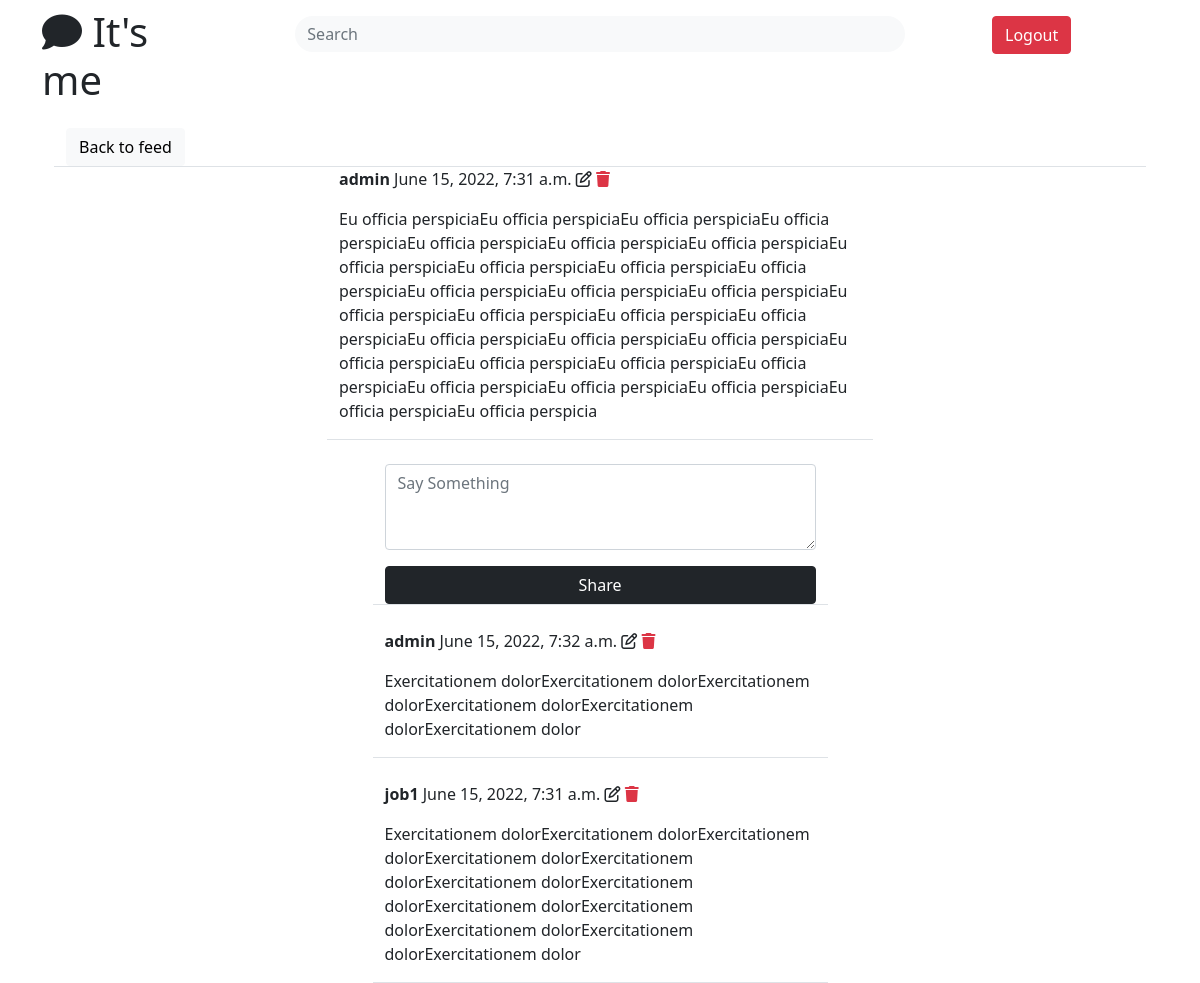
The page /posts/post/9 (signed in) on the database its author committed.
### social/models.py (models this page shows)
class Post(models.Model):
    body = models.TextField()
    created_on = models.DateTimeField(default=timezone.now)
    author = models.ForeignKey(User, on_delete=models.CASCADE)

class Comment(models.Model):
    comment = models.TextField()
    created_on = models.DateTimeField(default=timezone.now)
    author = models.ForeignKey(User, on_delete=models.CASCADE)
    post = models.ForeignKey('Post', on_delete=models.CASCADE)

### social/views.py (the view, shortened to what this page needs)
# urls.py: path('post/<int:pk>', PostDetailView.as_view(), name="post-view"),
class PostDetailView(LoginRequiredMixin, View):
    def get(self, request, pk, *args, **kwargs):
        post = Post.objects.get(pk=pk)
        comments = Comment.objects.filter(post=post).order_by('-created_on')
        form = CommentForm()
        context = {
            'post': post,
            'form': form,
            'comments': comments
        }
        return render(request, 'social/post_detail.html', context)

### social/forms.py
class CommentForm(forms.ModelForm):
    comment = forms.CharField(
        label='',
        widget=forms.Textarea(attrs={
            'rows': '3',
            'placeholder': 'Say Something',
        })
    )
    class Meta:
        model = Comment
        fields = ['comment']

### social/templates/social/post_detail.html (shortened to what this page needs)
{% extends 'landing/base.html' %}
{% load crispy_forms_tags %}
{% block content %}
    <div class="container">
        <div class="container">
            <div class="row justify-content-left mt-3">
                <div class="col-xs-12 col-sm-12 col-md-12 border-bottom">
                    <a class="btn btn-light" href="{% url 'post-list' %}">Back to feed</a>
                </div>
            </div>
        {% if post  %}
        <div class="row justify-content-center">
            <div class="col-md-6 col-ms-12 border-bottom">
                <p><strong>{{post.author}}</strong> {{post.created_on}}
                    {% if request.user == post.author %}
                            <a href="{% url 'post-edit' post.pk %}" class="text-dark ml-3"><i class="far fa-edit"></i></a>
                            <a href="{% url 'post-delete' post.pk %}" class="text-danger"><i class="fas fa-trash"></i></a>
                    {% endif %}
                </p>
                <p>{{ post.body }}</p>
            </div>
        </div>
        <div class="row justify-content-center mt-4">
            <div class="col-xs-12 col-sm-12 col-md-5 border-bottom">
               <form method="post">
                {{ form |crispy }}
                <div class="d-grid gap-2">
                    <button class="btn btn-dark mt-3">
                        Share
                    </button>
                </div>
               </form>
            </div>
        </div>
        {% for comment in comments %}
        <div class="row justify-content-center mt-4 ">
            <div class="col-xs-12 col-sm-12 col-md-5 border-bottom">
                <p><strong>{{comment.author}}</strong> {{comment.created_on}}
                    {% if request.user == post.author %}
                            <a href="{% url 'post-edit' post.pk %}" class="text-dark ml-3"><i class="far fa-edit"></i></a>
                            <a href="{% url 'comment-delete' post.pk comment.pk %}" class="text-danger"><i class="fas fa-trash"></i></a>
                    {% endif %}
                </p>
                <p>{{ comment.comment }}</p>
            </div>
        </div>
        {% endfor %}
        {% endif %}
    </div>
{% endblock content %}

### rows shown on the page
Post: author "admin", created_on "June 15, 2022, 7:31 a.m.", body "Eu officia perspiciaEu officia perspiciaEu officia perspiciaEu officia perspiciaEu officia perspiciaEu officia perspiciaEu officia perspiciaEu officia perspiciaEu officia perspiciaEu officia perspiciaEu officia perspiciaEu officia perspiciaEu officia perspiciaEu officia perspiciaEu officia perspiciaEu officia perspiciaEu officia perspiciaEu officia perspiciaEu officia perspiciaEu officia perspiciaEu officia perspiciaEu officia perspiciaEu officia perspiciaEu officia perspiciaEu officia perspiciaEu officia perspiciaEu officia perspiciaEu officia perspiciaEu officia perspiciaEu officia perspicia"
Comment: author "admin", created_on "June 15, 2022, 7:32 a.m.", comment "Exercitationem dolorExercitationem dolorExercitationem dolorExercitationem dolorExercitationem dolorExercitationem dolor"
Comment: author "job1", created_on "June 15, 2022, 7:31 a.m.", comment "Exercitationem dolorExercitationem dolorExercitationem dolorExercitationem dolorExercitationem dolorExercitationem dolorExercitationem dolorExercitationem dolorExercitationem dolorExercitationem dolorExercitationem dolorExercitationem dolor"
